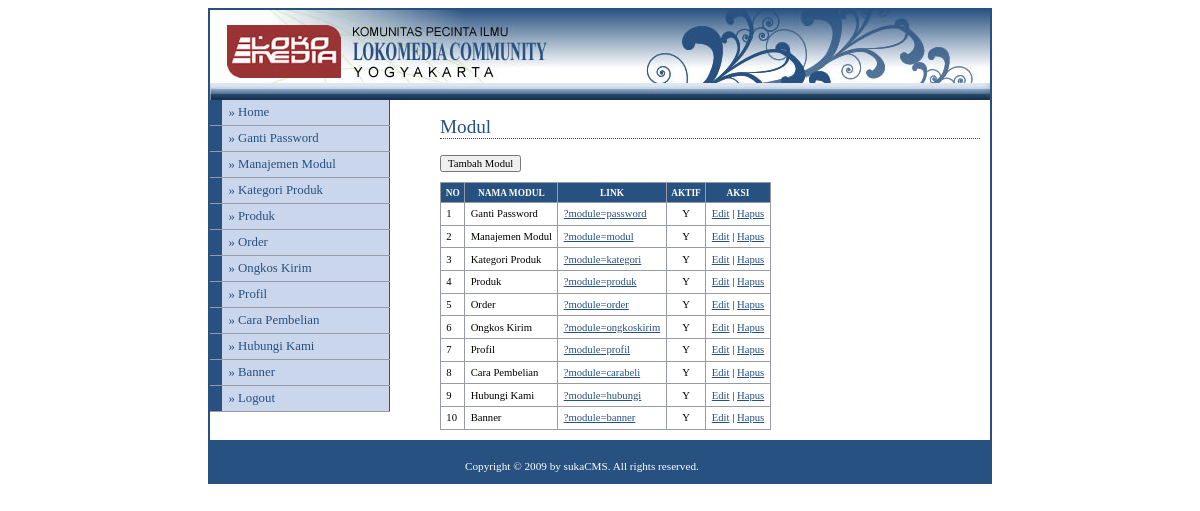
The page /admin/media.php?module=modul (signed in) on the database its author committed.
### tables this page shows
CREATE TABLE IF NOT EXISTS `modul` (
  `id_modul` int(5) NOT NULL AUTO_INCREMENT,
  `nama_modul` varchar(50) NOT NULL,
  `link` varchar(100) NOT NULL,
  `static_content` text NOT NULL,
  `gambar` varchar(100) NOT NULL,
  `status` enum('user','admin') NOT NULL,
  `aktif` enum('Y','N') NOT NULL,
  `urutan` int(5) NOT NULL,
  PRIMARY KEY (`id_modul`)
);

### admin/modul/mod_modul/modul.php (the view, shortened to what this page needs)
<?php
$aksi="modul/mod_modul/aksi_modul.php";
switch($_GET[act]){
  default:
    echo "<h2>Modul</h2>
          <input type=button value='Tambah Modul' onclick=\"window.location.href='?module=modul&act=tambahmodul';\">
          <table>
          <tr><th>no</th><th>nama modul</th><th>link</th><th>aktif</th><th>aksi</th></tr>";
    $tampil=mysql_query("SELECT * FROM modul ORDER BY urutan");
    while ($r=mysql_fetch_array($tampil)){
      echo "<tr><td>$r[urutan]</td>
            <td>$r[nama_modul]</td>
            <td><a href=$r[link]>$r[link]</a></td>
            <td align=center>$r[aktif]</td>
            <td><a href=?module=modul&act=editmodul&id=$r[id_modul]>Edit</a> |
	              <a href=$aksi?module=modul&act=hapus&id=$r[id_modul]>Hapus</a>
            </td></tr>";
    }
    echo "</table>";
    break;
}
?>

### admin/media.php (shortened to what this page needs)
<?php
if (empty($_SESSION[username]) AND empty($_SESSION[passuser])){
  echo "<link href='style.css' rel='stylesheet' type='text/css'>
 <center>Untuk mengakses modul, Anda harus login <br>";
  echo "<a href=index.php><b>LOGIN</b></a></center>";
}
else{
?>
<html>
<head>
<link href="style.css" rel="stylesheet" type="text/css" />
</head>
<body>
<div id="header">
	<div id="menu">
      <ul>
        <li><a href=?module=home>&#187; Home</a></li>
        <?php include "menu.php"; ?>
        <li><a href=logout.php>&#187; Logout</a></li>
      </ul>
	    <p>&nbsp;</p>
 	</div>
  <div id="content">
		<?php include "content.php"; ?>
  </div>
		<div id="footer">
			Copyright &copy; 2009 by sukaCMS. All rights reserved.
		</div>
</div>
</body>
</html>
<?php
}
?>

### admin/menu.php (shortened to what this page needs)
<?php
if ($_SESSION[leveluser]=='admin'){
  $sql=mysql_query("select * from modul where aktif='Y' order by urutan");
}
else{
  $sql=mysql_query("select * from modul where status='user' and aktif='Y' order by urutan");
}
while ($m=mysql_fetch_array($sql)){
  echo "<li><a href='$m[link]'>&#187; $m[nama_modul]</a></li>";
}
?>

### admin/content.php (shortened to what this page needs)
<?php
include "../config/library.php";
if ($_GET[module]=='home'){
  if ($_SESSION['leveluser']=='admin'){
  echo "<h2>Selamat Datang</h2>
          <p>Hai <b>$_SESSION[namalengkap]</b>, selamat datang di halaman Administrator.<br> Silahkan klik menu pilihan yang berada
          di sebelah kiri untuk mengelola content website. </p>
          <p>&nbsp;</p><p>&nbsp;</p><p>&nbsp;</p><p>&nbsp;</p><p>&nbsp;</p><p>&nbsp;</p><p>&nbsp;</p><p>&nbsp;</p>
          <p align=right>Login : $hari_ini, ";
  echo tgl_indo(date("Y m d"));
  echo " | ";
  echo date("H:i:s");
  echo " WIB</p>";
  }
}
elseif ($_GET[module]=='modul'){
  if ($_SESSION['leveluser']=='admin'){
    include "modul/mod_modul/modul.php";
  }
}
elseif ($_GET[module]=='kategori'){
  if ($_SESSION['leveluser']=='admin'){
    include "modul/mod_kategori/kategori.php";
  }
}
elseif ($_GET[module]=='produk'){
  if ($_SESSION['leveluser']=='admin'){
    include "modul/mod_produk/produk.php";
  }
}
elseif ($_GET[module]=='order'){
  if ($_SESSION['leveluser']=='admin'){
    include "modul/mod_order/order.php";
  }
}
elseif ($_GET[module]=='profil'){
  if ($_SESSION['leveluser']=='admin'){
    include "modul/mod_profil/profil.php";
  }
}
elseif ($_GET[module]=='hubungi'){
  if ($_SESSION['leveluser']=='admin'){
    include "modul/mod_hubungi/hubungi.php";
  }
}
elseif ($_GET[module]=='carabeli'){
  if ($_SESSION['leveluser']=='admin'){
    include "modul/mod_carabeli/carabeli.php";
  }
}
elseif ($_GET[module]=='banner'){
  if ($_SESSION['leveluser']=='admin'){
    include "modul/mod_banner/banner.php";
  }
}
elseif ($_GET[module]=='ongkoskirim'){
  if ($_SESSION['leveluser']=='admin'){
    include "modul/mod_ongkoskirim/ongkoskirim.php";
  }
}
elseif ($_GET[module]=='password'){
  if ($_SESSION['leveluser']=='admin'){
    include "modul/mod_password/password.php";
  }
}
else{
  echo "<p><b>MODUL BELUM ADA ATAU BELUM LENGKAP</b></p>";
}
?>

### admin/style.css (style rules this page uses)
body { font-family: Tahoma; text-align: center; }
#header { position: relative; background-image: url(images/header.jpg); background-repeat: no-repeat; margin-right: auto; margin-left: auto; width: 780px; border: 2px solid #265180; padding-top: 70px; text-align: left; }
#content { margin-left: 230px; padding: 20px 10px 0 0; }
#menu { position: absolute; top: 90px; left: 0; width: 180px; }
#menu ul { list-style: none; margin: 0; padding: 0; border: none; }
#menu li { width: 180px; border-bottom: 1px solid #969BA5; margin: 0; padding: 0; font-size: 80%; vertical-align: bottom; }
#menu a:link, #menu a:visited { display: block; padding: 5px 5px 5px 0.5em; border-left: 12px solid #265180; border-right: 1px solid #265180; background-color: #CAD6EC; color: #265180; text-decoration: none; }
a:link,a:visited { color:#265180; }
h2 { font: normal 120% Georgia; color: #265180; background-color: transparent; border-bottom: 1px dotted #265180; }
table { font-family: Tahoma; font-size: 8pt; border-width: 1px; border-style: solid; border-color: #999999; border-collapse: collapse; margin: 10px 0px; }
th { color: #FFFFFF; font-size: 7pt; text-transform: uppercase; text-align: center; padding: 0.5em; border-width: 1px; border-style: solid; border-color: #969BA5; border-collapse: collapse; background-color: #265180; }
td { padding: 0.5em; vertical-align: top; border-width: 1px; border-style: solid; border-color: #969BA5; border-collapse: collapse; }
input,textarea,select { font-family: Tahoma; font-size: 8pt; }
#footer { padding: 20px 0 10px 255px; font-size: 70%; color: #FFFFFF; background-color: #265180; }

### rows shown on the page
modul: nama_modul "Ganti Password", urutan "1", link "?module=password", aktif "Y"
modul: nama_modul "Manajemen Modul", urutan "2", link "?module=modul", aktif "Y"
modul: nama_modul "Kategori Produk", urutan "3", link "?module=kategori", aktif "Y"
modul: nama_modul "Produk", urutan "4", link "?module=produk", aktif "Y"
modul: nama_modul "Order", urutan "5", link "?module=order", aktif "Y"
modul: nama_modul "Ongkos Kirim", urutan "6", link "?module=ongkoskirim", aktif "Y"
modul: nama_modul "Profil", urutan "7", link "?module=profil", aktif "Y"
modul: nama_modul "Cara Pembelian", urutan "8", link "?module=carabeli", aktif "Y"
modul: nama_modul "Hubungi Kami", urutan "9", link "?module=hubungi", aktif "Y"
modul: nama_modul "Banner", urutan "10", link "?module=banner", aktif "Y"
